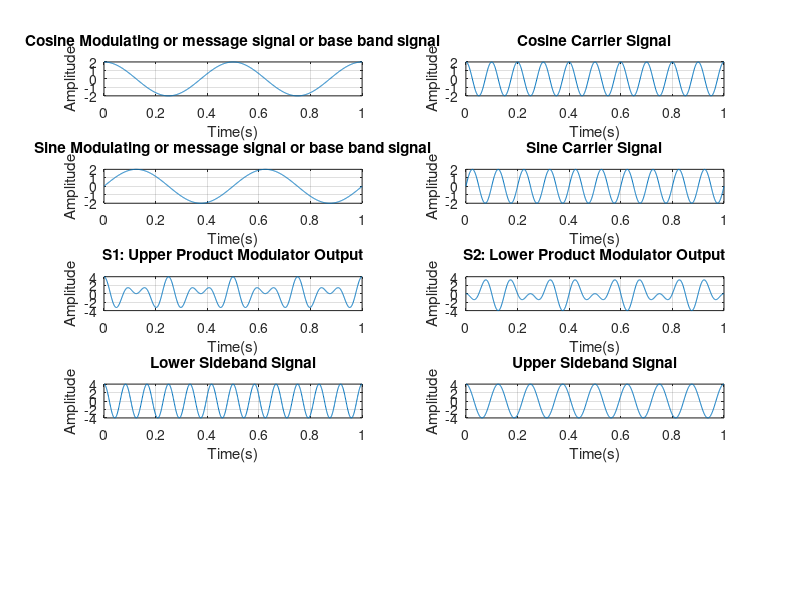

The MATLAB script that drew this image: (Note: this script raises an error after producing the figure.)
% Name - Mayank Tilokchandani
% PRN - 20240802543

t = 0:0.001:1;
am = 2; % amplitude of message signal
ac = 2; % amplitude of carrier signal

% Cosine Message Signal
fm = 2; % frequency of message signal
x = am*cos(2*pi*fm*t);
subplot(5,2,1);
plot(t,x);
xlabel('Time(s)');
ylabel('Amplitude');
title('Cosine Modulating or message signal or base band signal');
grid on;

% Cosine Carrier Signal
fc = 10; % frequency of carrier signal
y = ac*cos(2*pi*fc*t);
subplot(5,2,2);
plot(t,y);
xlabel('Time(s)');
ylabel('Amplitude');
title('Cosine Carrier Signal');
grid on;

% Sine Message Signal
x_shifted = am*sin(2*pi*fm*t);
subplot(5,2,3);
plot(t,x_shifted);
xlabel('Time(s)');
ylabel('Amplitude');
title('Sine Modulating or message signal or base band signal');
grid on;

% Sine Carrier Signal
y_shifted = ac*sin(2*pi*fc*t);
subplot(5,2,4);
plot(t,y_shifted);
xlabel('Time(s)');
ylabel('Amplitude');
title('Sine Carrier Signal');
grid on;

% The output of upper product modulator 
s1 = (am*ac)/2*(cos(2*pi*(fc+fm)*t)+cos(2*pi*(fc-fm)*t));
subplot(5,2,5);
plot(t,s1);
xlabel('Time(s)');
ylabel('Amplitude');
title('S1: Upper Product Modulator Output');
grid on;

% Output of lower product modulator
s2 = (am*ac)/2*(cos(2*pi*(fc+fm)*t)-cos(2*pi*(fc-fm)*t));
subplot(5,2,6);
plot(t,s2);
xlabel('Time(s)');
ylabel('Amplitude');
title('S2: Lower Product Modulator Output');
grid on;

% SSBSC modulated wave s(t) having a lower sideband
lsb = s1 + s2;
subplot(5,2,7);
plot(t,lsb);
xlabel('Time(s)');
ylabel('Amplitude');
title('Lower Sideband Signal');
grid on;

% SSBSC modulated wave s(t) having an upper sideband
usb = s1 - s2;
subplot(5,2,8);
plot(t,usb);
xlabel('Time(s)');
ylabel('Amplitude');
title('Upper Sideband Signal');
grid on;






% Misc. Watermark
annotation('textbox', 'String', '20240802543', 'FontSize', 60, 'Color', [0.7, 0.7, 0.7],'EdgeColor', 'none', 'HorizontalAlignment', 'center', 'Rotation', 45);
